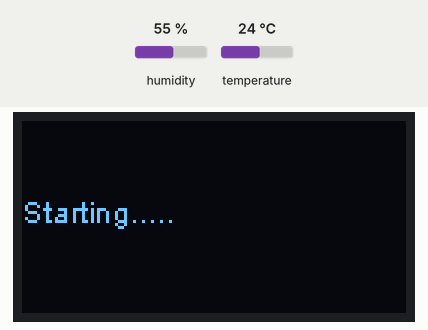
Simulated run of this sketch. Board: ESP32. Parts: 128×64 one-colour display. The test bench sets the inputs (shaded band); at power-on: temperature 24 °C, humidity 55 %.

Above: at 0.4 s.
At 5.0 s:
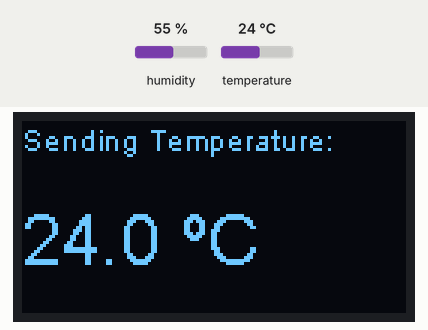
5.1 s: temperature set to 12 °C
At 7.0 s:
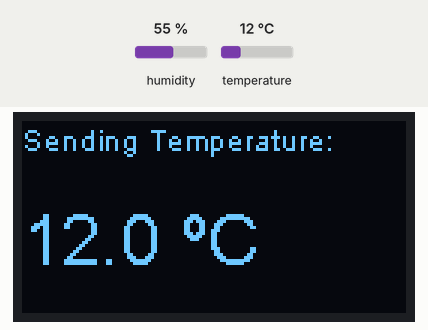
7.8 s: temperature set to 19 °C
At 9.0 s:
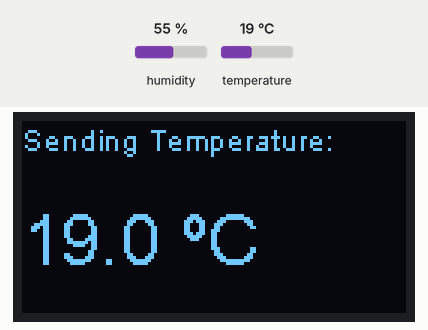
10.5 s: temperature set to 28 °C
At 13.1 s:
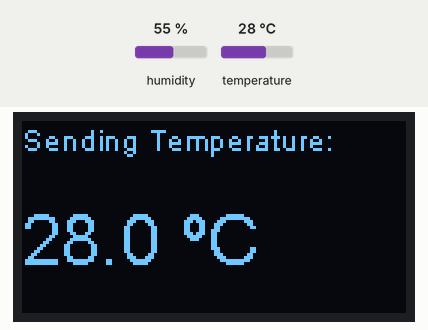
Timing chart, 0 to 14.6 s (numbered marks = the images above; inputs shaded):
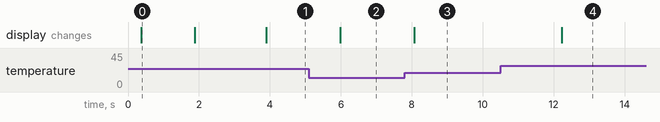

Measured:
- after the input at 5.1 s, the display: changes after 0.88 s (image 2)
- after the input at 7.8 s, the display: changes after 0.26 s (image 3)
- after the input at 10.5 s, the display: changes after 1.7 s (image 4)
- what the display in image 0 shows lasts 1.5 s, from 0.4 s to 1.9 s

The sketch:

Heltec_LoRa32v2_LoRaSender.ino
```cpp
/*****************************************
Name: LoRa Sender Heltec Wifi LoRa 32(2)
Develop by: Luis Angel Fonseca
Date: 19/08/2021
Reference: Biblioman, search in youtube
*****************************************/

// Include Libraries
#include "heltec.h"
#include "DHT.h"

// Define constants
#define DHTPIN 13
#define DHTTYPE DHT22   // DHT 22  (AM2302), AM2321

#define BAND 915E6  // Frecuency band: 868E6,915E6

// Lora variables
String rssi = "RSSI --";
String packSize = "--";
String packet ;

// Set PINS sensor
DHT dht(DHTPIN, DHTTYPE);

void setup()
{
  // Setup DHT Sensor
  dht.begin();

  // Configuration of Heltec Board
  Heltec.begin(true /*DisplayEnable Enable*/, true /*Heltec.Heltec.Heltec.LoRa Disable*/, true /*Serial Enable*/, true /*PABOOST Enable*/, BAND /*long BAND*/);

  // Oled config
  Heltec.display->init();
  Heltec.display->flipScreenVertically();
  Heltec.display->setFont(ArialMT_Plain_10);
  Heltec.display->drawString(0, 24, "Starting.....");
  Heltec.display->display();
  delay(1500);
  Heltec.display->clear();
  Heltec.display->drawString(0, 24, "Heltec LoRa 32 Ready!");
  Heltec.display->display();
  delay(2000);
}

void loop()
{
  // Read sensor values
  float value = dht.readTemperature();

  // Convert value to a type char array
  char valuestring[20];
  dtostrf(value, 3, 1, valuestring); // 3 = digits, 1 = decimals

  // Crate string d, from valuestring
  String d(valuestring);

  // Oled display
  Heltec.display->clear();
  Heltec.display->setTextAlignment(TEXT_ALIGN_LEFT);
  Heltec.display->setFont(ArialMT_Plain_10);
  Heltec.display->drawString(0, 0, "Sending Temperature:");
  Heltec.display->setFont(ArialMT_Plain_24);
  Heltec.display->drawString(0, 26, d +" ºC");
  Heltec.display->display();

  // Send data
  LoRa.beginPacket();
  LoRa.setTxPower(14,RF_PACONFIG_PASELECT_PABOOST);
  LoRa.print(d);
  LoRa.endPacket();

  // Led blink
  digitalWrite(LED, HIGH);
  delay(1000);
  digitalWrite(LED, LOW);
  delay(1000);
}
```
